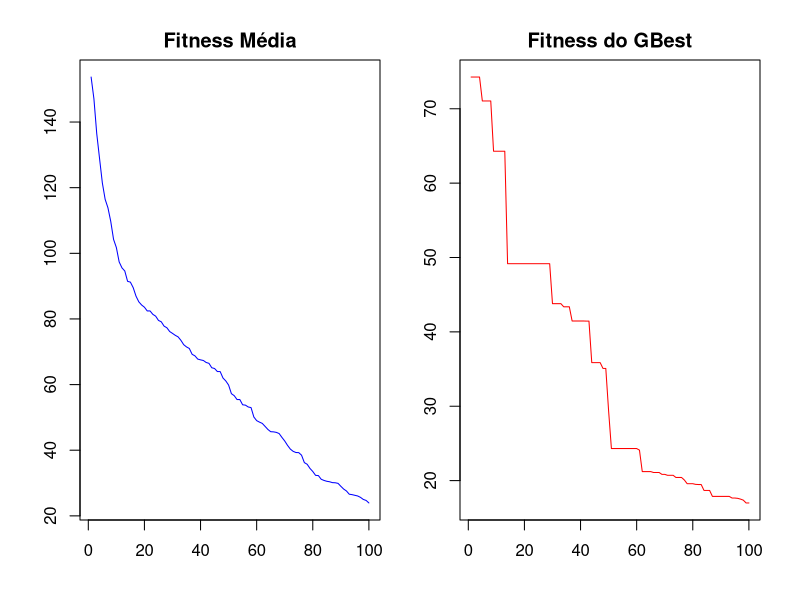

Source code (R):
#-----------------------------------------------------------------------------#
#           Busca em funções complexas com Inteligência de Enxames            #
# Roberto de Morais Junior                                                    #
# rmoraisjunior@gmail.com                                                     #                       #
#                                                                             #
#-----------------------------------------------------------------------------#

#definindo os parametros do PSO
maxiter <- 100  
w <- 0.7        #inercia
C1 <- 1.5       #constante cognitiva
C2 <- 1.5       #constante social
qtdeparticulas <- 30 
dimensoes <- 10 
limite_inf <- -5.12  
limite_sup <- 5.12   
target <- rep(-1/3, dimensoes)  #valor ótimo p cada dimensão

#inicializando as particulas
set.seed(42)  #reprodutibilidade
particulas <- matrix(runif(qtdeparticulas * dimensoes, limite_inf, limite_sup), nrow=qtdeparticulas, ncol=dimensoes)
velocidades <- matrix(runif(qtdeparticulas * dimensoes, -1, 1), nrow=qtdeparticulas, ncol=dimensoes)

#fitness (Rastrigin)
fitness <- function(x) {
  10 * length(x) + sum(x^2 - 10 * cos(2 * pi * x))
}

#avaliçao inicial da fitness
evaluacoes <- apply(particulas, 1, fitness)
pbest <- particulas  #melhor posição individual
pbest_fitness <- evaluacoes
gbest <- particulas[which.min(evaluacoes), ]  #melhor posição global
gbest_fitness <- min(evaluacoes)

#vetores para armazenar historico
ftmedia <- numeric(maxiter)
ftgbest <- numeric(maxiter)

#loop principal 
for (iter in 1:maxiter) {
  for (i in 1:qtdeparticulas) {
    #calculando componentes
    inercia <- w * velocidades[i, ]
    cognitivo <- C1 * runif(dimensoes) * (pbest[i, ] - particulas[i, ])
    social <- C2 * runif(dimensoes) * (gbest - particulas[i, ])
    
    #atualizando velocidade e posicao
    velocidades[i, ] <- inercia + cognitivo + social
    particulas[i, ] <- particulas[i, ] + velocidades[i, ]
    
    #aplicando limites
    particulas[i, ] <- pmax(pmin(particulas[i, ], limite_sup), limite_inf)
    
    #avaliando nova posição
    nova_fitness <- fitness(particulas[i, ])
    
    #atualizando pbest
    if (nova_fitness < pbest_fitness[i]) {
      pbest[i, ] <- particulas[i, ]
      pbest_fitness[i] <- nova_fitness
    }
    
    #atualizando gbest
    if (nova_fitness < gbest_fitness) {
      gbest <- particulas[i, ]
      gbest_fitness <- nova_fitness
    }
  }
  
  #armazena métricas
  ftmedia[iter] <- mean(pbest_fitness)
  ftgbest[iter] <- gbest_fitness
}

    #resetando os graficos 

graphics.off()
    #graficos 
par(mfrow=c(1,2), mar=c(3,3,2,1), oma=c(1,1,1,1))
plot(ftmedia, type="l", col="blue", ylab="Fitness Média", xlab="Iteração", main="Fitness Média")
plot(ftgbest, type="l", col="red", ylab="Fitness do GBest", xlab="Iteração", main="Fitness do GBest")

    #resultado
print(paste("Melhor solução encontrada:", paste(round(gbest, 4), collapse=", ")))
print(paste("Fitness do melhor indivíduo:", round(gbest_fitness, 4)))
